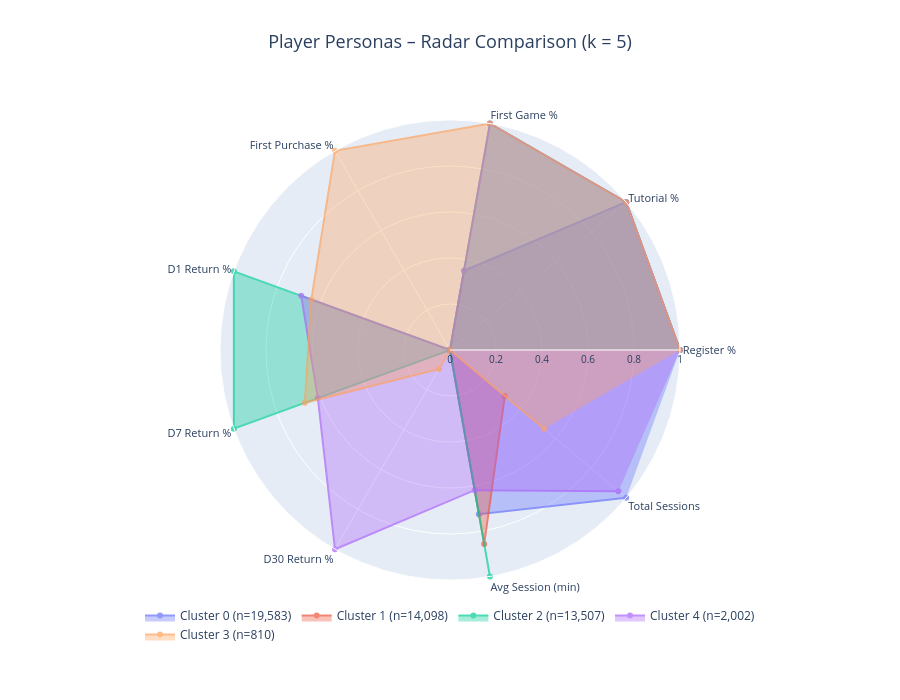

The notebook cell this image was saved under:
### Markdown cell above
#### Radar chart to compare personas visually

### Code cell
import plotly.graph_objects as go

# Select key metrics for radar
radar_metrics = [
    'Register %',
    'Tutorial %',
    'First Game %',
    'First Purchase %',
    'D1 Return %',
    'D7 Return %',
    'D30 Return %',
    'Avg Session (min)',
    'Total Sessions'
]

# Normalize to 0–1 scale for fair comparison across metrics
radar_df = cluster_profiles[radar_metrics].copy()
radar_norm = (radar_df - radar_df.min()) / (radar_df.max() - radar_df.min() + 1e-10)  # avoid division by zero

# Add cluster label and player count for legend
radar_norm['cluster'] = cluster_profiles.index
radar_norm['player_count'] = cluster_profiles['player_count']

fig = go.Figure()

for i, row in radar_norm.iterrows():
    fig.add_trace(go.Scatterpolar(
        r=row[radar_metrics],
        theta=radar_metrics,
        fill='toself',
        name=f"Cluster {int(row['cluster'])} (n={int(row['player_count']):,})",
        line=dict(width=2),
        opacity=0.7
    ))

fig.update_layout(
    polar=dict(
        radialaxis=dict(
            visible=True,
            range=[0, 1],
            tickfont=dict(size=10)
        ),
        angularaxis=dict(
            tickfont=dict(size=11)
        )
    ),
    showlegend=True,
    title={
        'text': f"Player Personas – Radar Comparison (k = {k})",
        'y':0.95,
        'x':0.5,
        'xanchor': 'center',
        'yanchor': 'top',
        'font': {'size': 18}
    },
    height=700,
    width=900,
    legend=dict(
        orientation="h",
        yanchor="bottom",
        y=-0.15,
        xanchor="center",
        x=0.5
    ),
    margin=dict(l=80, r=80, t=120, b=120)
)

fig.show()

### Figure 1 — Plotly figure (JSON) as saved in the notebook; plotly's stock layout.template omitted (floating-point values rounded to 4 significant figures)
{"data": [{"fill": "toself", "line": {"width": 2}, "name": "Cluster 0 (n=19,583)", "opacity": 0.7, "r": [1.0, 1.0, 0.35, 0.0, 0.0, 0.0, 0.0, 0.725, 1.0], "theta": ["Register %", "Tutorial %", "First Game %", "First Purchase %", "D1 Return %", "D7 Return %", "D30 Return %", "Avg Session (min)", "Total Sessions"], "type": "scatterpolar"}, {"fill": "toself", "line": {"width": 2}, "name": "Cluster 1 (n=14,098)", "opacity": 0.7, "r": [0.0, 0.0, 0.0, 0.0, 0.0, 0.0, 0.0, 0.8562, 0.3111], "theta": ["Register %", "Tutorial %", "First Game %", "First Purchase %", "D1 Return %", "D7 Return %", "D30 Return %", "Avg Session (min)", "Total Sessions"], "type": "scatterpolar"}, {"fill": "toself", "line": {"width": 2}, "name": "Cluster 2 (n=13,507)", "opacity": 0.7, "r": [1.0, 1.0, 1.0, 0.0, 1.0, 1.0, 0.0, 1.0, 0.0], "theta": ["Register %", "Tutorial %", "First Game %", "First Purchase %", "D1 Return %", "D7 Return %", "D30 Return %", "Avg Session (min)", "Total Sessions"], "type": "scatterpolar"}, {"fill": "toself", "line": {"width": 2}, "name": "Cluster 4 (n=2,002)", "opacity": 0.7, "r": [1.0, 1.0, 1.0, 0.0, 0.6883, 0.6114, 1.0, 0.6187, 0.9556], "theta": ["Register %", "Tutorial %", "First Game %", "First Purchase %", "D1 Return %", "D7 Return %", "D30 Return %", "Avg Session (min)", "Total Sessions"], "type": "scatterpolar"}, {"fill": "toself", "line": {"width": 2}, "name": "Cluster 3 (n=810)", "opacity": 0.7, "r": [1.0, 1.0, 1.0, 1.0, 0.6416, 0.6717, 0.095, 0.0, 0.5333], "theta": ["Register %", "Tutorial %", "First Game %", "First Purchase %", "D1 Return %", "D7 Return %", "D30 Return %", "Avg Session (min)", "Total Sessions"], "type": "scatterpolar"}], "layout": {"height": 700, "legend": {"orientation": "h", "x": 0.5, "xanchor": "center", "y": -0.15, "yanchor": "bottom"}, "margin": {"b": 120, "l": 80, "r": 80, "t": 120}, "polar": {"angularaxis": {"tickfont": {"size": 11}, "type": "category"}, "radialaxis": {"autorange": false, "range": [0, 1], "tickfont": {"size": 10}, "type": "linear", "visible": true}}, "showlegend": true, "title": {"font": {"size": 18}, "text": "Player Personas – Radar Comparison (k = 5)", "x": 0.5, "xanchor": "center", "y": 0.95, "yanchor": "top"}, "width": 900}}
